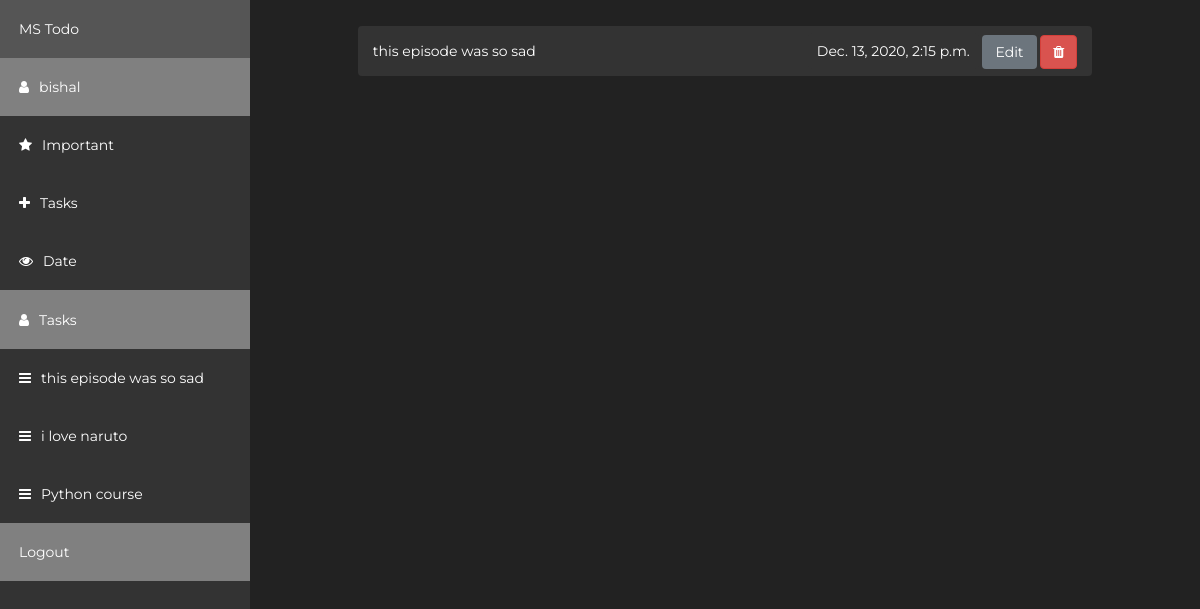
The page /detail/71/ (signed in) on the database its author committed.
### core/models.py (models this page shows, shortened)
class Task(models.Model):
	title = models.CharField(max_length=100)
	completed = models.BooleanField(default=False)
	detail = models.TextField(blank=True)
	author = models.ForeignKey(User,on_delete=models.CASCADE)
	created = models.DateTimeField(auto_now_add=True)
	important = models.ManyToManyField(User,related_name="important",blank=True,default=None)

### core/views.py (the view)
# urls.py: path('detail/<int:pk>/', views.DetailView , name = "detail"),
def DetailView(request,pk):
	task = Task.objects.get(id=pk)
	side_tasks = Task.objects.filter(author=request.user).order_by("-created")[:3]
	is_important= False
	if task.important.filter(id=request.user.pk).exists():
		is_important= True
	context={"task":task,'side_tasks':side_tasks,'is_important':is_important}
	return render(request,'core/task_detail.html',context)

### core/context_processors.py (called while the page is built)
def context_data(request):
    form = PostForm()
    data = {
        'form':form,
    }
    return data

### core/templates/core/task_detail.html (shortened to what this page needs)
{% extends 'core/base.html' %}
{% load static %}
{% load crispy_forms_tags %}
{% block content %}
<div class="sidebar">
      <a href="{% url 'home' %}" class="todos">MS Todo</a>
      <a class="active" href="#home"><i class="fa fa-user" style="margin-right:10px;"></i><span class="name">{{request.user}}</span></a>
      <a href="#news"><i class="fa fa-star" style="margin-right:10px;"></i><span class="name">Important</a>
      <a href="#contact" data-toggle="modal" data-target="#exampleModal"><i class="fa fa-plus" style="margin-right:10px;"></i><span class="name">Tasks</span></a>
      <a href="#about" class="down" style=""><i class="fa fa-eye" style="margin-right:10px;"></i><span class="name">Date</span></a>
    <span class="todos">
      	<a class="active"><i class="fa fa-user" style="margin-right:10px;"></i>Tasks</a>
      	{% for task in side_tasks %}
          <a><i class="fa fa-bars" style="margin-right:10px;"></i>{{task.title}}</a>
         {% empty %}
         <a href="#about" class="down" style=""><i class="fa fa-bars" style="margin-right:10px;"></i><span class="name">No tasks added yet!</span></a>
          {% endfor %}
    </span>
       <a class="active" href="{% url 'logout' %}">Logout</a>
</div>
  <div class="content">
          <div class="alert alert-info alerts" style="background-color: #333; color: white;">
            {{task.title}}
            <div class="float-right" style="margin-top: -6px;">
                <span class="alert" style="padding:8px 8px; background-color: #333;">{{ task.created }}</span>
                <button  data-toggle="modal" data-target="#updatemodal" class="btn btn-secondary" >Edit</button>
                <button  data-toggle="modal" data-target="#deletemodal" class="btn btn-danger"><i class="fa fa-trash"></i></button>
            </div>
            </div>
  </div>
{% endblock %}

### static/css/home.css (style rules this page uses)
:root { --flamenco: "Flamenco", cursive; --monst: "Montserrat", sans-serif; }
body { margin: 0; font-family: var(--monst); background: #222; color: snow; }
a { color: white; }
.sidebar { color: white; width: 250px; background-color: #333; position: fixed; height: 100%; overflow: auto; }
.sidebar a { display: block; color: white; padding: 19px; text-decoration: none; }
.sidebar a.active { background-color: gray; color: white; }
.content { margin-left: 250px; padding: 10px 16px; }
.down { border-bottom: 1px solid gray; }
.alerts { width: 80%; margin: auto; border:none; margin-top: 16px; }

### rows shown on the page
Task: title "this episode was so sad", created "Dec. 13, 2020, 2:15 p.m."
Task: title "i love naruto"
Task: title "Python course"

### other values the page prints
{{ request.user }} "bishal"
